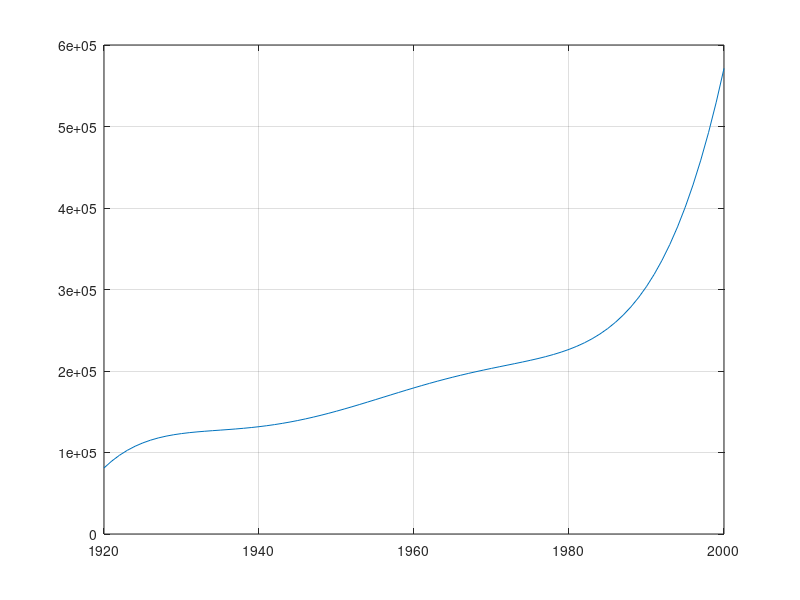
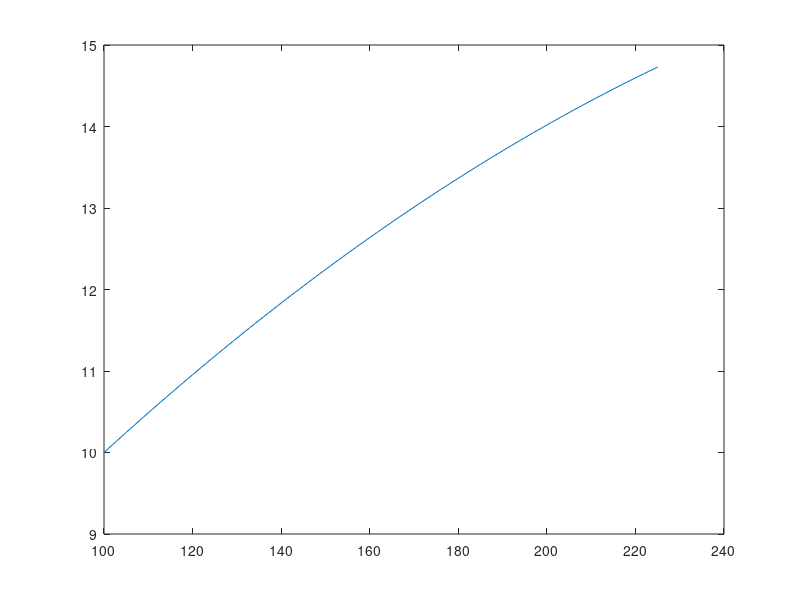
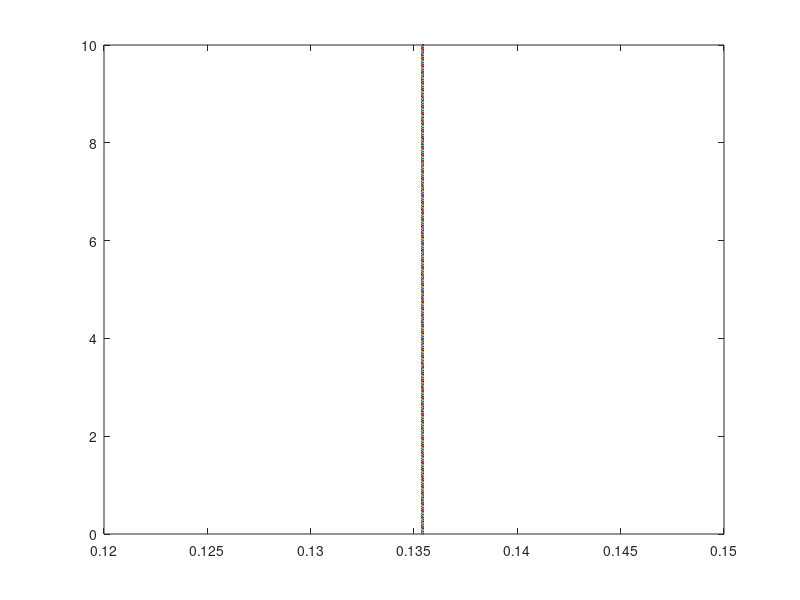
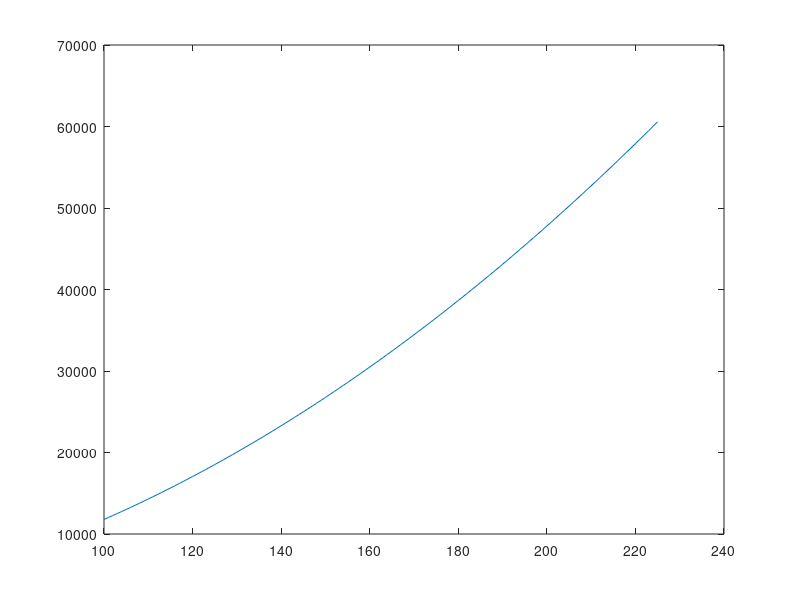

MATLAB code to generate these figures, in order:
figure(1)
clear all;
x = [1930 1940 1950 1960 1970 1980];
y = [123203 131669 150697 179323 203212 226505];
sum=0;
for i=1:length(x)
    p=1;
    for j=1:length(x)
        if j~=i
            c = poly(x(j))/(x(i)-x(j));
            p = conv(p,c);
        end
    end
    term = p*y(i);
    sum= sum + term;
end
polyval(sum,1955)
polyval(sum,1995)
years = 1920:1:2000;
plot(years, polyval(sum,years))
grid on;

figure(2)
clear all;
x = [100 121 144];
y = [sqrt(100) sqrt(121) sqrt(144)];
sum=0;
for i=1:length(x)
    p=1;
    for j=1:length(x)
        if j~=i
            c = poly(x(j))/(x(i)-x(j));
            p = conv(p,c);
        end
    end
    term = p*y(i);
    sum= sum + term;
end
polyval(sum,115)
numbers = 100:1:225;
plot(numbers, polyval(sum,numbers))

figure(3)
clear all;
x = 0:0.01:10;
f = (1+cos(pi*x))/(1+x);
plot(f,x)

figure(4)
clear all;
x = 0:0.476:1;
f = @(x) (1+cos(pi*x))/(1+x);
y = zeros(length(x));
for i=1:length(x)
    y(i) = f(x(i));
end

sum=0;
for i=1:length(x)
    p=1;
    for j=1:length(x)
        if j~=i
            c = poly(x(j))/(x(i)-x(j));
            p = conv(p,c);
        end
    end
    term = p*y(i);
    sum= sum + term;
end
polyval(sum,115)
numbers = 100:1:225;
plot(numbers, polyval(sum,numbers))

